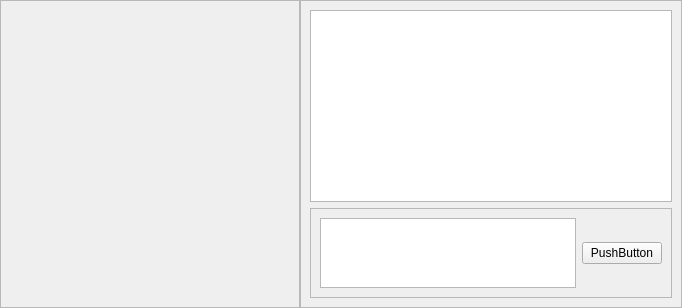
          <widget class="QWidget" name="conversation">
           <layout class="QHBoxLayout" name="horizontalLayout_3">
            <property name="spacing">
             <number>0</number>
            </property>
            <property name="leftMargin">
             <number>0</number>
            </property>
            <property name="topMargin">
             <number>0</number>
            </property>
            <property name="rightMargin">
             <number>0</number>
            </property>
            <property name="bottomMargin">
             <number>0</number>
            </property>
            <item>
             <widget class="QFrame" name="conversationList">
              <property name="sizePolicy">
               <sizepolicy hsizetype="Minimum" vsizetype="Preferred">
                <horstretch>0</horstretch>
                <verstretch>0</verstretch>
               </sizepolicy>
              </property>
              <property name="minimumSize">
               <size>
                <width>300</width>
                <height>0</height>
               </size>
              </property>
              <property name="frameShape">
               <enum>QFrame::StyledPanel</enum>
              </property>
              <property name="frameShadow">
               <enum>QFrame::Raised</enum>
              </property>
             </widget>
            </item>
            <item>
             <widget class="QFrame" name="conversationBox">
              <property name="sizePolicy">
               <sizepolicy hsizetype="Expanding" vsizetype="Preferred">
                <horstretch>0</horstretch>
                <verstretch>0</verstretch>
               </sizepolicy>
              </property>
              <property name="frameShape">
               <enum>QFrame::StyledPanel</enum>
              </property>
              <property name="frameShadow">
               <enum>QFrame::Raised</enum>
              </property>
              <layout class="QVBoxLayout" name="verticalLayout_11">
               <item>
                <widget class="QListWidget" name="listWidget"/>
               </item>
               <item>
                <widget class="QFrame" name="conversationEditFrame">
                 <property name="frameShape">
                  <enum>QFrame::StyledPanel</enum>
                 </property>
                 <property name="frameShadow">
                  <enum>QFrame::Raised</enum>
                 </property>
                 <layout class="QHBoxLayout" name="horizontalLayout_6">
                  <item>
                   <widget class="QTextEdit" name="textBox">
                    <property name="sizePolicy">
                     <sizepolicy hsizetype="Expanding" vsizetype="Maximum">
                      <horstretch>0</horstretch>
                      <verstretch>0</verstretch>
                     </sizepolicy>
                    </property>
                   </widget>
                  </item>
                  <item>
                   <widget class="QPushButton" name="submitButton">
                    <property name="text">
                     <string>PushButton</string>
                    </property>
                   </widget>
                  </item>
                 </layout>
                </widget>
               </item>
              </layout>
             </widget>
            </item>
           </layout>
          </widget>
